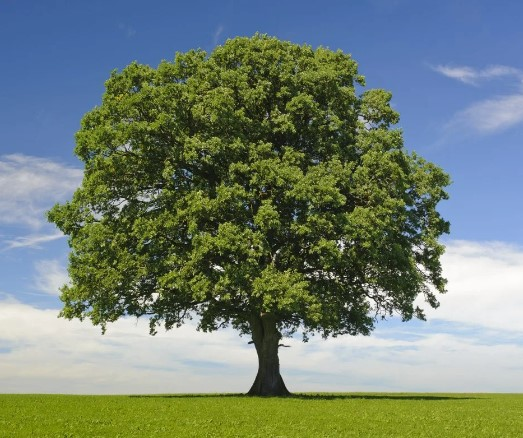
#> input picture img.jpg, 523 x 438 px
$ python main_prg.py
#> lines starting #> are read from the running program, lines starting #| are printed output that depends on the picture


import cv2

img = cv2.imread('img.jpg')
#> img is the input picture: shape (438, 523, 3); mean B, G, R 116.7, 129.1, 113.7

# Averaging
avg = cv2.blur(img,(10,10))
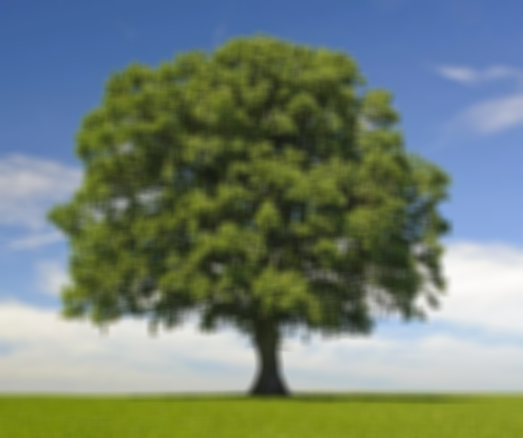
#> avg: shape (438, 523, 3); mean B, G, R 116.8, 129.1, 113.6

cv2.imshow('Averaging',avg)
cv2.waitKey(0)

# Gaussian Blurring
gaus = cv2.GaussianBlur(img, (5,5),0)
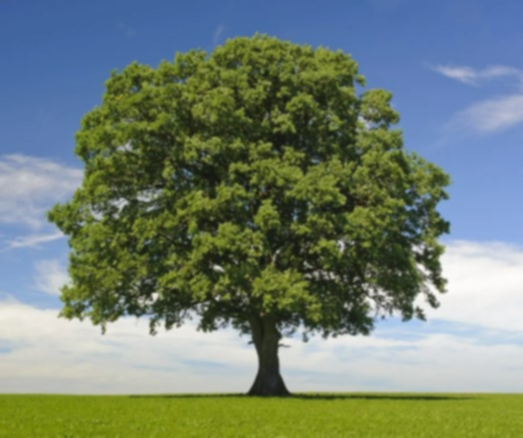
#> gaus: shape (438, 523, 3); mean B, G, R 116.7, 129.1, 113.7
cv2.imshow('Gaussian Blurring', gaus)
cv2.waitKey(0)

# Median blurring
med = cv2.medianBlur(img,5)
cv2.imshow('Media Blurring', med)
cv2.waitKey(0)

# Bilateral Filtering
bFil = cv2.bilateralFilter(img,9,75,75)
cv2.imshow('Bilateral Filtering', bFil)
cv2.waitKey(0)
cv2.destroyAllWindows()


# In[ ]:
